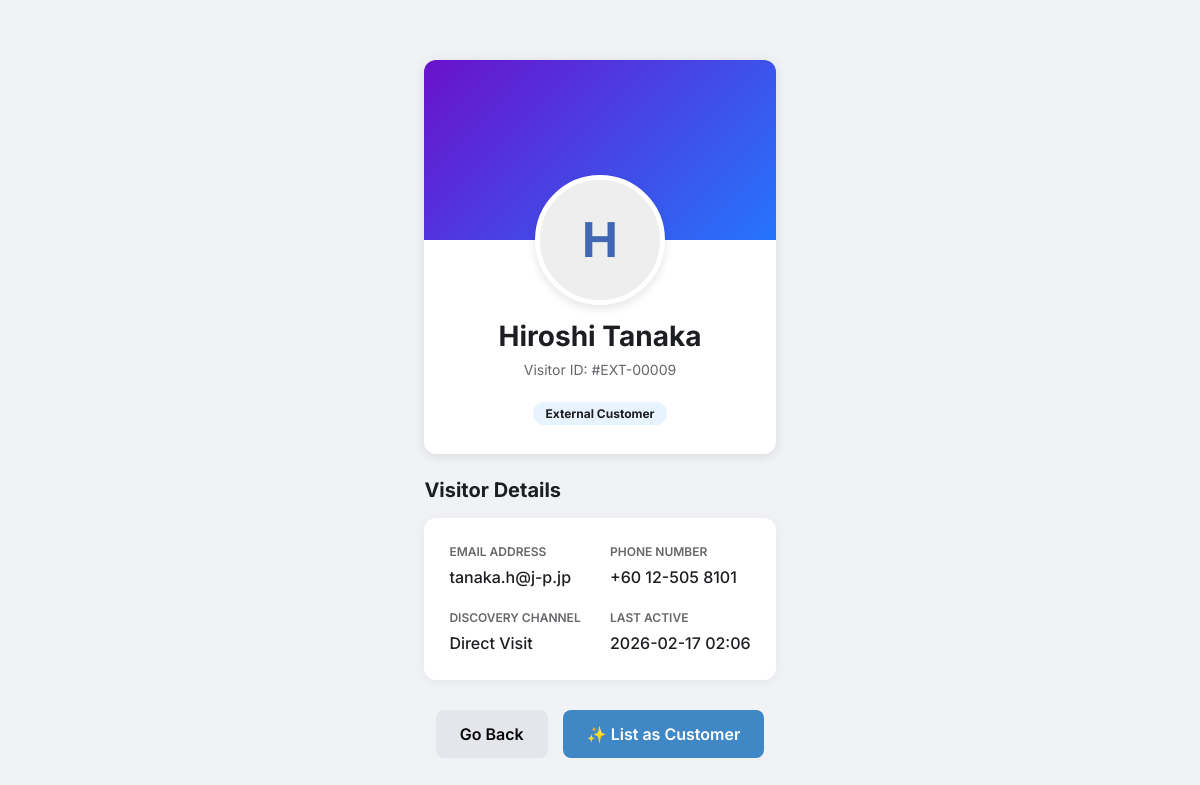
Before: /visitor-profile/9 (signed in) with the older database file.
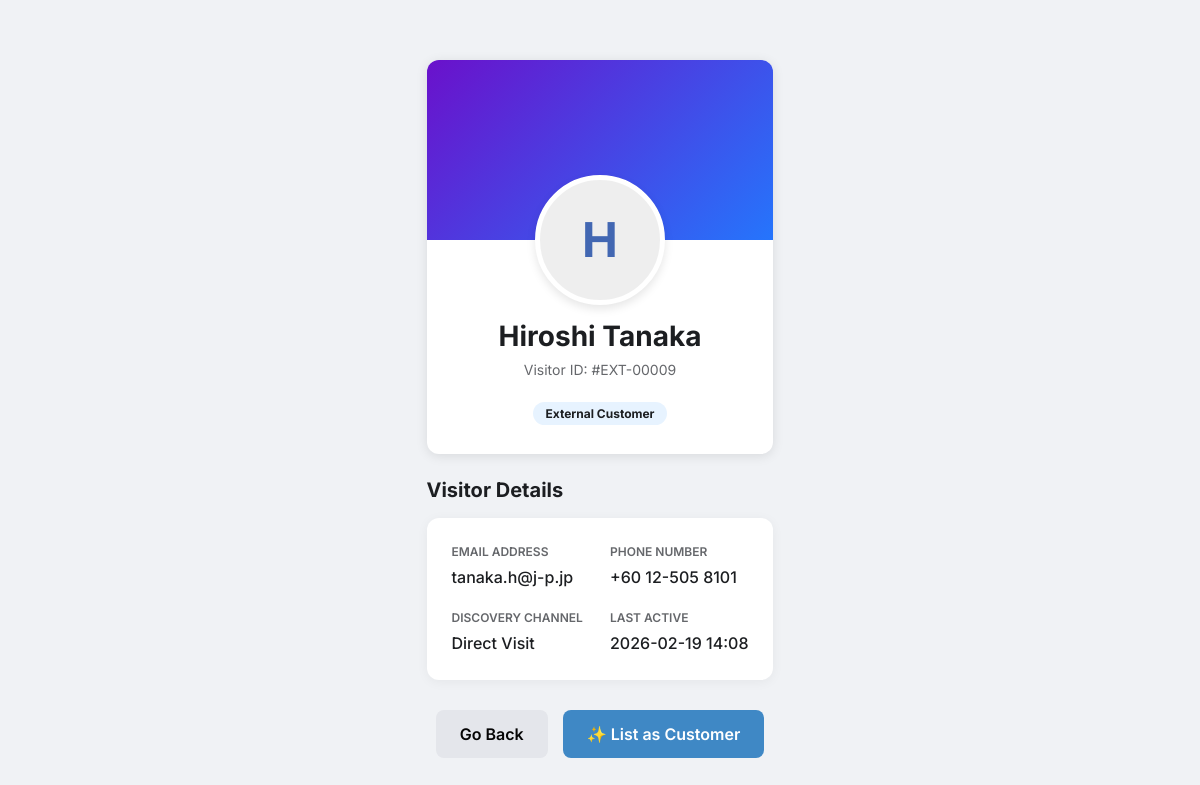
After: the same page with the newer database file.
### app.py (models this page shows, shortened)
class ChatSession(db.Model):
    id = db.Column(db.Integer, primary_key=True)
    visitor_name = db.Column(db.String(100), nullable=False)
    visitor_email = db.Column(db.String(120))
    status = db.Column(db.String(20), default='bot')  # bot, agent_active, closed
    linked_customer_id = db.Column(db.Integer, db.ForeignKey('customer.id'), nullable=True)
    linked_inquiry_id = db.Column(db.Integer, db.ForeignKey('inquiry.id'), nullable=True)
    created_at = db.Column(db.String(50))
    updated_at = db.Column(db.String(50))
    tags = db.Column(db.String(200), default='')  # comma-separated: impt,waiting,completed
    archived = db.Column(db.Boolean, default=False)
    pinned = db.Column(db.Boolean, default=False)
    assigned_agent_id = db.Column(db.Integer, db.ForeignKey('user.id'), nullable=True)
    requested_agent_id = db.Column(db.Integer, db.ForeignKey('user.id'), nullable=True)
    transfer_status = db.Column(db.String(20), default='none')  # none, pending
    chat_messages = db.relationship('ChatMessage', backref='session', cascade="all, delete-orphan", order_by='ChatMessage.id')
    linked_customer = db.relationship('Customer', backref='chat_sessions')
    linked_inquiry = db.relationship('Inquiry', backref='chat_sessions')
    assigned_agent = db.relationship('User', foreign_keys=[assigned_agent_id], backref='assigned_chats')
    requested_agent = db.relationship('User', foreign_keys=[requested_agent_id], backref='requested_chats')

### app.py (the view)
@app.route('/visitor-profile/<int:session_id>')
def visitor_profile(session_id):
    chat_session = ChatSession.query.get_or_404(session_id)
    mock_phone = f"+60 12-{ (session_id * 12345 % 900) + 100 } { (session_id * 6789) % 9000 + 1000 }"
    return render_template('visitor_profile.html', session=chat_session, visitor_phone=mock_phone)

### app.py (called while the page is built)
@app.context_processor
def context_processor():
    from flask import g
    return dict(
        team_pending_requests_count=getattr(g, 'team_pending_requests_count', 0),
        unread_team_messages=getattr(g, 'unread_team_messages', False)
    )

@app.context_processor
def inject_user_preferences():
    theme = 'light'
    if has_request_context() and 'user_id' in session:
        user_id = session.get('user_id')
        user = User.query.get(user_id)
        if user and user.preferences:
            try:
                import json
                prefs = json.loads(user.preferences)
                theme = prefs.get('theme', 'light')
            except:
                pass
    return dict(current_theme=theme)

@app.context_processor
def inject_search_data():
    customers = Customer.query.all()
    inquiries = Inquiry.query.all()
    rules = Rule.query.all()
    templates = AutoReplyTemplate.query.all()
    faqs = FAQ.query.all()
    search_seed = []
    for c in customers:
        search_seed.append({"display": c.name, "category": "Customer", "page": "/customers"})
    for i in inquiries:
        search_seed.append({"display": f"Inquiry: {i.customer}", "category": "Inquiry", "page": f"/inquiry/{i.id}"})
    for r in rules:
        search_seed.append({"display": r.name, "category": "Rule", "page": "/scoring"})
    for t in templates:
        search_seed.append({"display": t.title, "category": "Template", "page": "/templates-manager"})
    for f in faqs:
        search_seed.append({"display": f.question, "category": "FAQ", "page": "/templates-manager"})
    return dict(search_seed=search_seed)

@app.before_request
def require_login():
    allowed_routes = ['login', 'static']
    if request.endpoint and request.endpoint not in allowed_routes and not session.get('logged_in'):
        if request.path.startswith('/api/'):
            return jsonify({'error': 'Unauthorized'}), 401
        return redirect(url_for('login'))
    if session.get('logged_in') and session.get('user_id'):
        user = User.query.get(session.get('user_id'))
        if user:
            try:
                user.last_active = datetime.now().strftime('%Y-%m-%d %H:%M:%S')
                db.session.commit()
            except:
                pass
            session['user_role'] = user.role
            session['team_id'] = user.team_id
            session['user_name'] = user.name
            session['user_pic'] = user.profile_picture

### templates/visitor_profile.html (shortened to what this page needs)
<!DOCTYPE html>
<html lang="en">
<head>
    <link href="https://cdn.jsdelivr.net/npm/bootstrap@5.3.0/dist/css/bootstrap.min.css" rel="stylesheet">
    <link rel="stylesheet" href="{{ url_for('static', filename='style.css') }}">
</head>
<body class="external-profile">
    <div class="external-container">
        <div class="profile-header-card">
            <div class="profile-cover"></div>
            <div class="profile-main-info">
                <div class="profile-avatar-large">
                    {{ session.visitor_name[0] | upper if session.visitor_name else 'V' }}
                </div>
                <h1 class="profile-name-ext">{{ session.visitor_name }}</h1>
                <div class="profile-id-ext">Visitor ID: #EXT-{{ "%05d"|format(session.id) }}</div>
                <span class="status-badge-ext">External Customer</span>
            </div>
        </div>
        <h5 class="mb-3 fw-bold">Visitor Details</h5>
        <div class="info-grid">
            <div class="info-item">
                <span class="info-label">Email Address</span>
                <span class="info-value">{{ session.visitor_email or 'Not Provided' }}</span>
            </div>
            <div class="info-item">
                <span class="info-label">Phone Number</span>
                <span class="info-value">{{ visitor_phone or 'Not Provided' }}</span>
            </div>
            <div class="info-item">
                <span class="info-label">Discovery Channel</span>
                <span class="info-value">Direct Visit</span>
            </div>
            <div class="info-item">
                <span class="info-label">Last Active</span>
                <span class="info-value">{{ session.updated_at or 'Recently' }}</span>
            </div>
        </div>
        <div class="action-bar-ext">
            <button class="btn-back-ext" onclick="window.history.back()">Go Back</button>
            <button class="btn-list-cust" id="btnListAsCustomer" onclick="listAsCustomer({{ session.id }})">
                ✨ List as Customer
            </button>
        </div>
    </div>
</body>
</html>

### static/style.css (style rules this page uses)
:root { --blue: #3F88C5; --red: #E94F37; --green: #44BBA4; --gray: #64748b; --slate-900: #393E41; --slate-800: #4a5155; --border-radius: 12px; --bg-light: #F6F7EB; --sidebar-bg: #393E41; }
* { box-sizing: border-box; font-family: 'Inter', -apple-system, sans-serif; }
body { margin: 0; display: flex; background-color: var(--bg-light); color: var(--slate-900); height: 100vh; overflow: hidden; font-size: 16px; -webkit-font-smoothing: antialiased; }
.info-grid { display: grid; grid-template-columns: 1fr 1fr; gap: 12px; margin-bottom: 20px; }
.info-label { color: var(--gray); display: block; margin-bottom: 4px; font-weight: 600; font-size: 0.75rem; }

### templates/visitor_profile.html (style rules this page uses)
:root { --external-bg: #f0f2f5; --external-card: #ffffff; --external-accent: #4267B2; }
body.external-profile { background-color: var(--external-bg); font-family: 'Outfit', sans-serif; color: #1c1e21; }
.external-container { max-width: 800px; margin: 40px auto; padding: 20px; }
.profile-header-card { background: var(--external-card); border-radius: 12px; overflow: hidden; box-shadow: 0 2px 12px rgba(0, 0, 0, 0.1); margin-bottom: 24px; }
.profile-cover { height: 180px; background: linear-gradient(135deg, #6a11cb 0%, #2575fc 100%); }
.profile-main-info { padding: 0 30px 30px; position: relative; text-align: center; }
.profile-avatar-large { width: 130px; height: 130px; border-radius: 50%; border: 5px solid white; background: #eee; margin: -65px auto 15px; display: flex; align-items: center; justify-content: center; font-size: 48px; font-weight: 700; color: var(--external-accent); box-shadow: 0 4px 10px rgba(0, 0, 0, 0.1); }
.profile-name-ext { font-size: 28px; font-weight: 700; margin-bottom: 5px; }
.profile-id-ext { color: #65676b; font-size: 14px; margin-bottom: 20px; }
.info-grid { display: grid; grid-template-columns: repeat(2, 1fr); gap: 20px; background: white; padding: 25px; border-radius: 12px; box-shadow: 0 2px 12px rgba(0, 0, 0, 0.05); }
.info-item { display: flex; flex-direction: column; }
.info-label { font-size: 12px; font-weight: 600; color: #65676b; text-transform: uppercase; margin-bottom: 4px; }
.info-value { font-size: 16px; font-weight: 500; }
.action-bar-ext { margin-top: 30px; display: flex; justify-content: center; gap: 15px; }
.btn-list-cust { background-color: var(--blue); color: white; border: none; padding: 12px 24px; border-radius: 8px; font-weight: 600; transition: 0.2s; display: flex; align-items: center; gap: 8px; }
.btn-back-ext { background-color: #e4e6eb; color: #050505; border: none; padding: 12px 24px; border-radius: 8px; font-weight: 600; transition: 0.2s; }
.status-badge-ext { padding: 4px 12px; border-radius: 20px; font-size: 12px; font-weight: 700; background: #e7f3ff; color: #1c1e21; }

Changed rows visible on the page:
changed ChatSession "Hiroshi Tanaka": updated_at "2026-02-17 02:06" → "2026-02-19 14:08"
